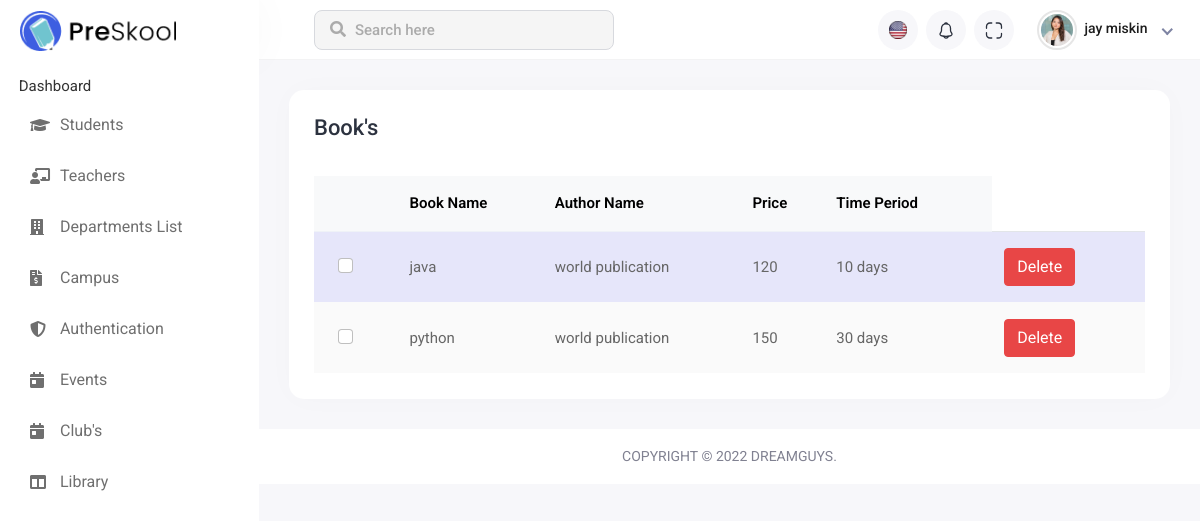
/book_page/, run on the app's committed database.
### Institute_Management_App/models.py (models this page shows, shortened)
class Common(models.Model):
    Master=models.ForeignKey(Master, on_delete=models.CASCADE)
    Name=models.CharField(max_length=50)
    DateOfBirth=models.DateField(default='2022-11-21')
    DateOfJoining=models.DateField(default='2022-11-21')
    Address=models.CharField(max_length=100)
    class Meta:
        db_table="common"

class Book(models.Model):
    Book_Name=models.CharField(max_length=40)
    Author_Name=models.CharField(max_length=40)
    Price=models.CharField(max_length=40)
    Time_Period=models.CharField(max_length=40)
    class Meta:
        db_table = 'book'

### Institute_Management_App/views.py (the view)
# urls.py: path('book_page/',book_page,name='book_page'),
def book_page(request):
    book_page_data(request) #load student data
    return render(request,'book_page.html', data)

### Institute_Management_App/views.py (called while the page is built)
def book_page_data(request):
    print(request.POST)
    book = Book.objects.all()
    data['book'] = book

### Institute_Management_App/templates/book_page.html (shortened to what this page needs)
{% extends 'base.html' %}
{% load static %}
{% block main_content %}
<div class="main-wrapper">
    <div class="header">
        <div class="header-left">
            <a href="{% static 'index-2.html' %}" class="logo">
                <img src="{% static 'assets/img/logo.png' %}" alt="Logo">
            </a>
        </div>
        <div class="top-nav-search">
            <form>
                <input type="text" class="form-control" placeholder="Search here">
                <button class="btn" type="submit"><i class="fas fa-search"></i></button>
            </form>
        </div>
        <ul class="nav user-menu">
            <li class="nav-item dropdown noti-dropdown language-drop me-2">
                <a href="#" class="dropdown-toggle nav-link header-nav-list" data-bs-toggle="dropdown">
                    <img src="{% static 'assets/img/icons/header-icon-01.svg' %}" alt="">
                </a>
            </li>
            <li class="nav-item dropdown noti-dropdown me-2">
                <a href="#" class="dropdown-toggle nav-link header-nav-list" data-bs-toggle="dropdown">
                    <img src="{% static 'assets/img/icons/header-icon-05.svg' %}" alt="">
                </a>
            </li>
            <li class="nav-item zoom-screen me-2">
                <a href="#" class="nav-link header-nav-list win-maximize">
                    <img src="{% static 'assets/img/icons/header-icon-04.svg' %}" alt="">
                </a>
            </li>
            <li class="nav-item dropdown has-arrow new-user-menus">
                <a href="#" class="dropdown-toggle nav-link" data-bs-toggle="dropdown">
                    <span class="user-img">
                        <img class="rounded-circle" src="{% static 'assets/img/profiles/avatar-01.jpg' %}" width="31"
                            alt="Ryan Taylor">
                        <div class="user-text">
                            <h6>{{user_data.first_name}} {{user_data.last_name}}</h6>
                        </div>
                    </span>
                </a>
            </li>
        </ul>
    </div>
    <div class="sidebar" id="sidebar">
        <div class="sidebar-inner slimscroll">
            <div id="sidebar-menu" class="sidebar-menu">
                <ul>
                    <li class="submenu" >
                        <span> Dashboard </span>
                        </li>
                    <li class="submenu">
                        <a href="#"><i class="fas fa-graduation-cap"></i> <span> Students</span> </a>
                    </li>
                    <li class="submenu">
                        <a href="#"><i class="fas fa-chalkboard-teacher"></i> <span> Teachers</span> </a>
                    </li>
                    <li>
                        <a href="{% url 'department_page' %}"><i class="fas fa-building"></i> <span> Departments List</span></a>
                    </li>
                    <li>
                        <a href="{% url 'maintenance_page' %}"><i class="fas fa-file-invoice-dollar"></i> <span> Campus</span></a>
                    </li>
                    <li class="submenu">
                        <a href="#"><i class="fas fa-shield-alt"></i> <span>Authentication </span> </a>
                    </li>
                    <li>
                        <a href="{% url 'event_page' %}"><i class="fas fa-calendar-day"></i> <span>Events</span></a>
                    </li>
                    <li>
                        <a href="{% url 'club_page' %}"><i class="fas fa-calendar-day"></i> <span>Club's</span></a>
                    </li>
                    <li class="submenu">
                        <a href="#"><i class="fas fa-columns"></i> <span> Library </span> </a>
                    </li>
                </ul>
            </div>
        </div>
    </div>
    <div class="page-wrapper">
        <div class="content container-fluid">
            <div class="row">
                <div class="col-sm-12">
                    <div class="card card-table comman-shadow">
                        <div class="card-body">
                            <div class="page-header">
                                <div class="row align-items-center">
                                    <div class="col">
                                        <h3 class="page-title">Book's</h3>
                                    </div>
                                </div>
                            </div>
                            <div class="table-responsive">
                                <table
                                    class="table border-0 star-student table-hover table-center mb-0 datatable table-striped">
                                    <thead class="student-thread">
                                        <tr>
                                            <th>
                                            </th>
                                            <th>Book Name</th>
                                            <th>Author Name</th>
                                            <th>Price</th>
                                            <th>Time Period</th>
                                        </tr>
                                    </thead>
                                    <tbody>
                                        {% for S_data in book %}
                                        <tr>
                                            <td>
                                                <div class="form-check check-tables">
                                                    <input class="form-check-input" type="checkbox" value="something">
                                                </div>
                                            </td>
                                            <td>{{S_data.Book_Name}}</td>
                                            <td>{{S_data.Author_Name}}</td>
                                            <td>{{S_data.Price}}</td>
                                            <td>{{S_data.Time_Period}}</td>
                                            <td><button class="btn btn-danger"> <a style="color: white;" href="{% url 'book_delete' book_name=S_data.Book_Name %}"> Delete</a></button></td>
                                        </tr>
                                        {% endfor %}
                                    </tbody>
                                </table>
                            </div>
                        </div>
                    </div>
                </div>
            </div>
        </div>
        <footer>
            <p>Copyright © 2022 Dreamguys.</p>
        </footer>
    </div>
</div>
{% endblock %}

### Institute_Management_App/templates/book_page.html (style rules this page uses)
.page-wrapper { min-height: 406px !important; }
.star-student.table-striped tbody tr:nth-of-type(odd) { background-color: lavender; }

### data on the page
Common: first_name "jay", last_name "miskin"
Book: Book_Name "java", Author_Name "world publication", Price "120", Time_Period "10 days"
Book: Book_Name "python", Author_Name "world publication", Price "150", Time_Period "30 days"
